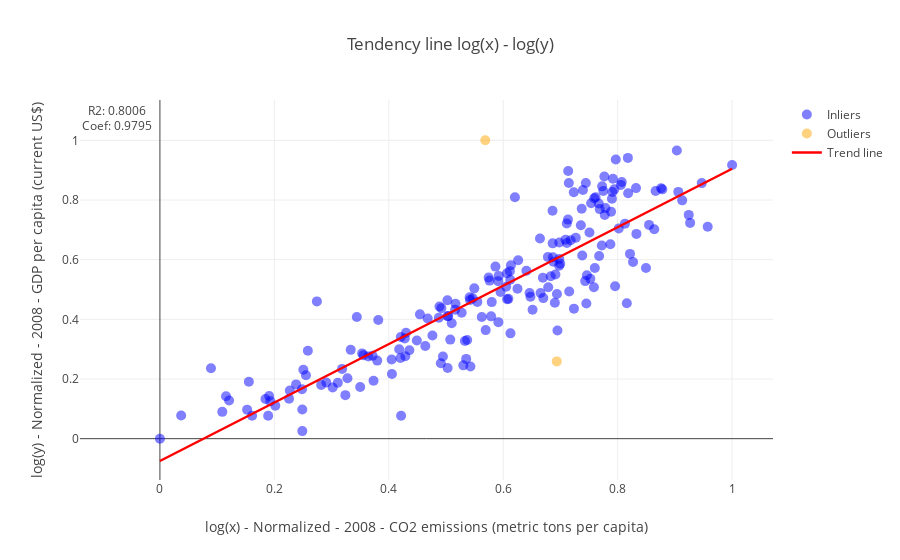

Write notebook code for a chart like this one.
### Code cell
scatter(data, ['CO2 emissions (metric tons per capita)', 'GDP per capita (current US$)'], [2008, 2008])

### Figure 1 — Plotly figure (JSON) as saved in the notebook; plotly's stock layout.template omitted (floating-point values rounded to 4 significant figures; data arrays with more than 128 entries replaced by an {"elided": "..."} marker saying what was removed)
{"data": [{"marker": {"color": "blue", "opacity": 0.5, "size": 10}, "mode": "markers", "name": "Inliers", "text": {"elided": "193 str values"}, "type": "scatter", "uid": "424d386a-8da8-40e8-ac5f-f1012c120f54", "x": {"elided": "193 float values"}, "y": {"elided": "193 float values"}}, {"marker": {"color": "orange", "opacity": 0.5, "size": 10}, "mode": "markers", "name": "Outliers", "text": ["Liechtenstein", "Uzbekistan"], "type": "scatter", "uid": "cc49299c-7a2d-4afe-b1a7-5f4143b2e3b5", "x": [0.5686, 0.6936], "y": [1, 0.2591]}, {"line": {"color": "red", "width": 2.5}, "mode": "lines", "name": "Trend line", "type": "scatter", "uid": "8abf58a8-f8f9-4f98-bc44-d18c7077b69f", "x": [0, 1], "y": [-0.07482, 0.9047]}], "layout": {"annotations": [{"showarrow": false, "text": "R2: 0.8006", "x": -0.075, "y": 1.1}, {"showarrow": false, "text": "Coef: 0.9795", "x": -0.075, "y": 1.05}], "title": "Tendency line log(x) - log(y)", "xaxis": {"title": "log(x) - Normalized - 2008 - CO2 emissions (metric tons per capita)"}, "yaxis": {"title": "log(y) - Normalized - 2008 - GDP per capita (current US$)"}}}
